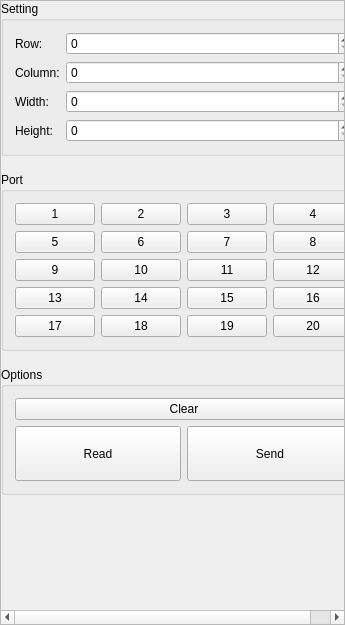
<?xml version="1.0" encoding="UTF-8"?>
<ui version="4.0">
 <class>MCConnection</class>
 <widget class="QWidget" name="MCConnection">
  <property name="geometry">
   <rect>
    <x>0</x>
    <y>0</y>
    <width>345</width>
    <height>625</height>
   </rect>
  </property>
  <property name="windowTitle">
   <string>MCConnection</string>
  </property>
  <layout class="QVBoxLayout" name="verticalLayout">
   <property name="spacing">
    <number>0</number>
   </property>
   <property name="leftMargin">
    <number>0</number>
   </property>
   <property name="topMargin">
    <number>0</number>
   </property>
   <property name="rightMargin">
    <number>0</number>
   </property>
   <property name="bottomMargin">
    <number>0</number>
   </property>
   <item>
    <widget class="QScrollArea" name="scrollArea">
     <property name="widgetResizable">
      <bool>true</bool>
     </property>
     <widget class="QWidget" name="scrollAreaWidgetContents">
      <property name="geometry">
       <rect>
        <x>0</x>
        <y>0</y>
        <width>343</width>
        <height>623</height>
       </rect>
      </property>
      <layout class="QVBoxLayout" name="verticalLayout_2">
       <property name="spacing">
        <number>16</number>
       </property>
       <property name="leftMargin">
        <number>0</number>
       </property>
       <property name="topMargin">
        <number>0</number>
       </property>
       <property name="rightMargin">
        <number>0</number>
       </property>
       <property name="bottomMargin">
        <number>0</number>
       </property>
       <item>
        <widget class="QGroupBox" name="groupBox">
         <property name="title">
          <string>Setting</string>
         </property>
         <layout class="QGridLayout" name="gridLayout_2" columnstretch="0,1">
          <item row="0" column="0">
           <widget class="QLabel" name="label_2">
            <property name="sizePolicy">
             <sizepolicy hsizetype="Preferred" vsizetype="Preferred">
              <horstretch>0</horstretch>
              <verstretch>0</verstretch>
             </sizepolicy>
            </property>
            <property name="text">
             <string>Row:</string>
            </property>
           </widget>
          </item>
          <item row="1" column="1">
           <widget class="QSpinBox" name="spinBoxCol"/>
          </item>
          <item row="3" column="1">
           <widget class="QSpinBox" name="spinBoxWidth"/>
          </item>
          <item row="0" column="1">
           <widget class="QSpinBox" name="spinBoxRow"/>
          </item>
          <item row="1" column="0">
           <widget class="QLabel" name="label">
            <property name="sizePolicy">
             <sizepolicy hsizetype="Preferred" vsizetype="Preferred">
              <horstretch>0</horstretch>
              <verstretch>0</verstretch>
             </sizepolicy>
            </property>
            <property name="text">
             <string>Column:</string>
            </property>
           </widget>
          </item>
          <item row="3" column="0">
           <widget class="QLabel" name="label_3">
            <property name="sizePolicy">
             <sizepolicy hsizetype="Preferred" vsizetype="Preferred">
              <horstretch>0</horstretch>
              <verstretch>0</verstretch>
             </sizepolicy>
            </property>
            <property name="text">
             <string>Width:</string>
            </property>
           </widget>
          </item>
          <item row="4" column="0">
           <widget class="QLabel" name="label_4">
            <property name="sizePolicy">
             <sizepolicy hsizetype="Preferred" vsizetype="Preferred">
              <horstretch>0</horstretch>
              <verstretch>0</verstretch>
             </sizepolicy>
            </property>
            <property name="text">
             <string>Height:</string>
            </property>
           </widget>
          </item>
          <item row="4" column="1">
           <widget class="QSpinBox" name="spinBoxHeight"/>
          </item>
         </layout>
        </widget>
       </item>
       <item>
        <widget class="QGroupBox" name="groupBox_2">
         <property name="sizePolicy">
          <sizepolicy hsizetype="Minimum" vsizetype="Preferred">
           <horstretch>0</horstretch>
           <verstretch>0</verstretch>
          </sizepolicy>
         </property>
         <property name="title">
          <string>Port</string>
         </property>
         <property name="flat">
          <bool>false</bool>
         </property>
         <property name="checkable">
          <bool>false</bool>
         </property>
         <layout class="QGridLayout" name="gridLayout">
          <item row="2" column="2">
           <widget class="QPushButton" name="btnPort7">
            <property name="sizePolicy">
             <sizepolicy hsizetype="Minimum" vsizetype="Preferred">
              <horstretch>0</horstretch>
              <verstretch>0</verstretch>
             </sizepolicy>
            </property>
            <property name="text">
             <string>7</string>
            </property>
           </widget>
          </item>
          <item row="4" column="0">
           <widget class="QPushButton" name="btnPort13">
            <property name="sizePolicy">
             <sizepolicy hsizetype="Minimum" vsizetype="Preferred">
              <horstretch>0</horstretch>
              <verstretch>0</verstretch>
             </sizepolicy>
            </property>
            <property name="text">
             <string>13</string>
            </property>
           </widget>
          </item>
          <item row="2" column="3">
           <widget class="QPushButton" name="btnPort8">
            <property name="sizePolicy">
             <sizepolicy hsizetype="Minimum" vsizetype="Preferred">
              <horstretch>0</horstretch>
              <verstretch>0</verstretch>
             </sizepolicy>
            </property>
            <property name="text">
             <string>8</string>
            </property>
           </widget>
          </item>
          <item row="3" column="1">
           <widget class="QPushButton" name="btnPort10">
            <property name="sizePolicy">
             <sizepolicy hsizetype="Minimum" vsizetype="Preferred">
              <horstretch>0</horstretch>
              <verstretch>0</verstretch>
             </sizepolicy>
            </property>
            <property name="text">
             <string>10</string>
            </property>
           </widget>
          </item>
          <item row="0" column="3">
           <widget class="QPushButton" name="btnPort4">
            <property name="sizePolicy">
             <sizepolicy hsizetype="Minimum" vsizetype="Preferred">
              <horstretch>0</horstretch>
              <verstretch>0</verstretch>
             </sizepolicy>
            </property>
            <property name="text">
             <string>4</string>
            </property>
           </widget>
          </item>
          <item row="3" column="3">
           <widget class="QPushButton" name="btnPort12">
            <property name="sizePolicy">
             <sizepolicy hsizetype="Minimum" vsizetype="Preferred">
              <horstretch>0</horstretch>
              <verstretch>0</verstretch>
             </sizepolicy>
            </property>
            <property name="text">
             <string>12</string>
            </property>
           </widget>
          </item>
          <item row="2" column="1">
           <widget class="QPushButton" name="btnPort6">
            <property name="sizePolicy">
             <sizepolicy hsizetype="Minimum" vsizetype="Preferred">
              <horstretch>0</horstretch>
              <verstretch>0</verstretch>
             </sizepolicy>
            </property>
            <property name="text">
             <string>6</string>
            </property>
           </widget>
          </item>
          <item row="5" column="3">
           <widget class="QPushButton" name="btnPort20">
            <property name="sizePolicy">
             <sizepolicy hsizetype="Minimum" vsizetype="Preferred">
              <horstretch>0</horstretch>
              <verstretch>0</verstretch>
             </sizepolicy>
            </property>
            <property name="text">
             <string>20</string>
            </property>
           </widget>
          </item>
          <item row="5" column="0">
           <widget class="QPushButton" name="btnPort17">
            <property name="sizePolicy">
             <sizepolicy hsizetype="Minimum" vsizetype="Preferred">
              <horstretch>0</horstretch>
              <verstretch>0</verstretch>
             </sizepolicy>
            </property>
            <property name="text">
             <string>17</string>
            </property>
           </widget>
          </item>
          <item row="0" column="0">
           <widget class="QPushButton" name="btnPort1">
            <property name="sizePolicy">
             <sizepolicy hsizetype="Minimum" vsizetype="Preferred">
              <horstretch>0</horstretch>
              <verstretch>0</verstretch>
             </sizepolicy>
            </property>
            <property name="text">
             <string>1</string>
            </property>
           </widget>
          </item>
          <item row="4" column="2">
           <widget class="QPushButton" name="btnPort15">
            <property name="sizePolicy">
             <sizepolicy hsizetype="Minimum" vsizetype="Preferred">
              <horstretch>0</horstretch>
              <verstretch>0</verstretch>
             </sizepolicy>
            </property>
            <property name="text">
             <string>15</string>
            </property>
           </widget>
          </item>
          <item row="3" column="0">
           <widget class="QPushButton" name="btnPort9">
            <property name="sizePolicy">
             <sizepolicy hsizetype="Minimum" vsizetype="Preferred">
              <horstretch>0</horstretch>
              <verstretch>0</verstretch>
             </sizepolicy>
            </property>
            <property name="text">
             <string>9</string>
            </property>
           </widget>
          </item>
          <item row="0" column="1">
           <widget class="QPushButton" name="btnPort2">
            <property name="sizePolicy">
             <sizepolicy hsizetype="Minimum" vsizetype="Preferred">
              <horstretch>0</horstretch>
              <verstretch>0</verstretch>
             </sizepolicy>
            </property>
            <property name="text">
             <string>2</string>
            </property>
           </widget>
          </item>
          <item row="4" column="1">
           <widget class="QPushButton" name="btnPort14">
            <property name="sizePolicy">
             <sizepolicy hsizetype="Minimum" vsizetype="Preferred">
              <horstretch>0</horstretch>
              <verstretch>0</verstretch>
             </sizepolicy>
            </property>
            <property name="text">
             <string>14</string>
            </property>
           </widget>
          </item>
          <item row="3" column="2">
           <widget class="QPushButton" name="btnPort11">
            <property name="sizePolicy">
             <sizepolicy hsizetype="Minimum" vsizetype="Preferred">
              <horstretch>0</horstretch>
              <verstretch>0</verstretch>
             </sizepolicy>
            </property>
            <property name="text">
             <string>11</string>
            </property>
           </widget>
          </item>
          <item row="4" column="3">
           <widget class="QPushButton" name="btnPort16">
            <property name="sizePolicy">
             <sizepolicy hsizetype="Minimum" vsizetype="Preferred">
              <horstretch>0</horstretch>
              <verstretch>0</verstretch>
             </sizepolicy>
            </property>
            <property name="text">
             <string>16</string>
            </property>
           </widget>
          </item>
          <item row="5" column="2">
           <widget class="QPushButton" name="btnPort19">
            <property name="sizePolicy">
             <sizepolicy hsizetype="Minimum" vsizetype="Preferred">
              <horstretch>0</horstretch>
              <verstretch>0</verstretch>
             </sizepolicy>
            </property>
            <property name="text">
             <string>19</string>
            </property>
           </widget>
          </item>
          <item row="2" column="0">
           <widget class="QPushButton" name="btnPort5">
            <property name="sizePolicy">
             <sizepolicy hsizetype="Minimum" vsizetype="Preferred">
              <horstretch>0</horstretch>
              <verstretch>0</verstretch>
             </sizepolicy>
            </property>
            <property name="text">
             <string>5</string>
            </property>
           </widget>
          </item>
          <item row="0" column="2">
           <widget class="QPushButton" name="btnPort3">
            <property name="sizePolicy">
             <sizepolicy hsizetype="Minimum" vsizetype="Preferred">
              <horstretch>0</horstretch>
              <verstretch>0</verstretch>
             </sizepolicy>
            </property>
            <property name="text">
             <string>3</string>
            </property>
           </widget>
          </item>
          <item row="5" column="1">
           <widget class="QPushButton" name="btnPort18">
            <property name="sizePolicy">
             <sizepolicy hsizetype="Minimum" vsizetype="Preferred">
              <horstretch>0</horstretch>
              <verstretch>0</verstretch>
             </sizepolicy>
            </property>
            <property name="text">
             <string>18</string>
            </property>
           </widget>
          </item>
         </layout>
        </widget>
       </item>
       <item>
        <widget class="QGroupBox" name="groupBox_3">
         <property name="title">
          <string>Options</string>
         </property>
         <layout class="QGridLayout" name="gridLayout_3">
          <item row="0" column="0" colspan="2">
           <widget class="QPushButton" name="btnItemClear">
            <property name="text">
             <string>Clear</string>
            </property>
           </widget>
          </item>
          <item row="1" column="0">
           <widget class="QPushButton" name="btnConnectionRead">
            <property name="sizePolicy">
             <sizepolicy hsizetype="Minimum" vsizetype="Expanding">
              <horstretch>0</horstretch>
              <verstretch>0</verstretch>
             </sizepolicy>
            </property>
            <property name="text">
             <string>Read</string>
            </property>
           </widget>
          </item>
          <item row="1" column="1">
           <widget class="QPushButton" name="btnConnectionSend">
            <property name="sizePolicy">
             <sizepolicy hsizetype="Minimum" vsizetype="Expanding">
              <horstretch>0</horstretch>
              <verstretch>0</verstretch>
             </sizepolicy>
            </property>
            <property name="text">
             <string>Send</string>
            </property>
           </widget>
          </item>
         </layout>
        </widget>
       </item>
       <item>
        <spacer name="verticalSpacer">
         <property name="orientation">
          <enum>Qt::Vertical</enum>
         </property>
         <property name="sizeType">
          <enum>QSizePolicy::Preferred</enum>
         </property>
         <property name="sizeHint" stdset="0">
          <size>
           <width>20</width>
           <height>115</height>
          </size>
         </property>
        </spacer>
       </item>
      </layout>
     </widget>
    </widget>
   </item>
  </layout>
 </widget>
 <layoutdefault spacing="6" margin="11"/>
 <tabstops>
  <tabstop>scrollArea</tabstop>
  <tabstop>spinBoxRow</tabstop>
  <tabstop>spinBoxCol</tabstop>
  <tabstop>spinBoxWidth</tabstop>
  <tabstop>spinBoxHeight</tabstop>
  <tabstop>btnPort1</tabstop>
  <tabstop>btnPort2</tabstop>
  <tabstop>btnPort3</tabstop>
  <tabstop>btnPort4</tabstop>
  <tabstop>btnPort5</tabstop>
  <tabstop>btnPort6</tabstop>
  <tabstop>btnPort7</tabstop>
  <tabstop>btnPort8</tabstop>
  <tabstop>btnPort9</tabstop>
  <tabstop>btnPort10</tabstop>
  <tabstop>btnPort11</tabstop>
  <tabstop>btnPort12</tabstop>
  <tabstop>btnPort13</tabstop>
  <tabstop>btnPort14</tabstop>
  <tabstop>btnPort15</tabstop>
  <tabstop>btnPort16</tabstop>
  <tabstop>btnPort17</tabstop>
  <tabstop>btnPort18</tabstop>
  <tabstop>btnPort19</tabstop>
  <tabstop>btnPort20</tabstop>
  <tabstop>btnItemClear</tabstop>
  <tabstop>btnConnectionRead</tabstop>
  <tabstop>btnConnectionSend</tabstop>
 </tabstops>
 <resources/>
 <connections/>
</ui>
